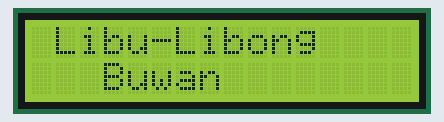
This sketch was run on a simulated Arduino Uno, built with avr-gcc and run on an emulated ATmega328P. Parts: 16×2 character LCD.

Above: at 0.1 s.
At 3.2 s:
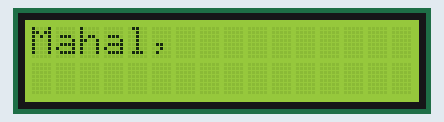
At 4.9 s:
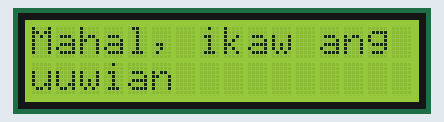
At 14.8 s:
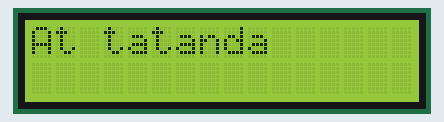
At 17.8 s:
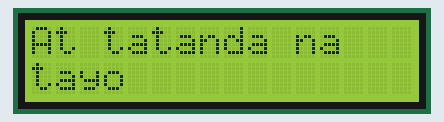
At 32.5 s:
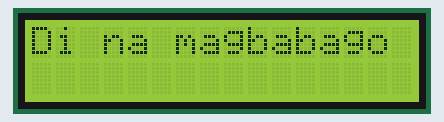

Measured:
- what the display in image 1 shows lasts 1.0 s, from 3.1 s to 4.1 s
- what the display in image 2 shows lasts 4.9 s, from 4.8 s to 9.7 s
- what the display in image 3 shows lasts 1.9 s, from 14.8 s to 16.7 s
- what the display in image 4 shows lasts 1.6 s, from 17.7 s to 19.3 s
- what the display in image 5 shows lasts 4.0 s, from 32.5 s to 36.5 s

The sketch:

Libu-libongBuwanLyrics.ino
```cpp
#include <LiquidCrystal_I2C.h>
LiquidCrystal_I2C lcd(0x27, 16, 2);

struct LyricWord {
  const char* word;
  unsigned long showAt;
  bool newLine;
};

LyricWord words[] = {
  {"Mahal,",     0UL,      false},
  {"ikaw",       979UL,    false},
  {"ang",        1693UL,   true},
  {"uuwian",     1693UL,   true},
  {"At",         6543UL,   false},
  {"kung",       7323UL,   false},
  {"umabot",     8079UL,   true},
  {"man",        9006UL,   false},
  {"sa",         9006UL,   false},
  {"dulo",       10329UL,  true},
  {"At",         11583UL,  false},
  {"tatanda",    11704UL,  false},
  {"na",         13554UL,  true},
  {"tayo",       14632UL,  true},
  {"Ikaw",       16188UL,  false},
  {"pa",         16847UL,  false},
  {"rin",        16847UL,  false},
  {"ang",        17951UL,  true},
  {"uuwian",     18777UL,  true},
  {"At",         22863UL,  false},
  {"kahit",      23043UL,  false},
  {"na",         23322UL,  true},
  {"maghirap",   24102UL,  false},
  {"tayo",       26051UL,  true},
  {"Di",         28074UL,  false},
  {"na",         28835UL,  false},
  {"magbabago",  29381UL,  true},
  {"ikaw",       33344UL,  false},
  {"pa",         34592UL,  false},
  {"rin",        34592UL,  false},
  {"ang",        35791UL,  true},
  {"uuwian",     36634UL,  true},
};

int totalWords = 32;
int currentWord = -1;
unsigned long startTime;
String row0 = "";
String row1 = "";
bool onRow1 = false;
bool pendingNewSlide = false;

void displayRows() {
  String padded0 = row0;
  String padded1 = row1;
  while (padded0.length() < 16) padded0 += " ";
  while (padded1.length() < 16) padded1 += " ";
  lcd.setCursor(0, 0);
  lcd.print(padded0);
  lcd.setCursor(0, 1);
  lcd.print(padded1);
}

void addWord(const char* word, bool newLine) {
  String w = String(word);

  if (pendingNewSlide) {
    lcd.clear();
    row0 = "";
    row1 = "";
    onRow1 = false;
    pendingNewSlide = false;
  }

  if (!onRow1) {
    if (row0.length() == 0) {
      row0 = w;
    } else {
      row0 += " " + w;
    }
    displayRows();
    if (newLine) onRow1 = true;
  } else {
    if (row1.length() == 0) {
      row1 = w;
    } else {
      row1 += " " + w;
    }
    displayRows();
    if (newLine) pendingNewSlide = true;
  }
}

void setup() {
  lcd.init();
  lcd.backlight();
  lcd.clear();
  lcd.setCursor(1, 0);
  lcd.print("Libu-Libong");
  lcd.setCursor(3, 1);
  lcd.print("Buwan");
  delay(3000);
  lcd.clear();
  startTime = millis();
}

void loop() {
  unsigned long elapsed = millis() - startTime;
  if (currentWord + 1 < totalWords) {
    if (elapsed >= words[currentWord + 1].showAt) {
      currentWord++;
      addWord(words[currentWord].word, words[currentWord].newLine);
    }
  }
}
```
